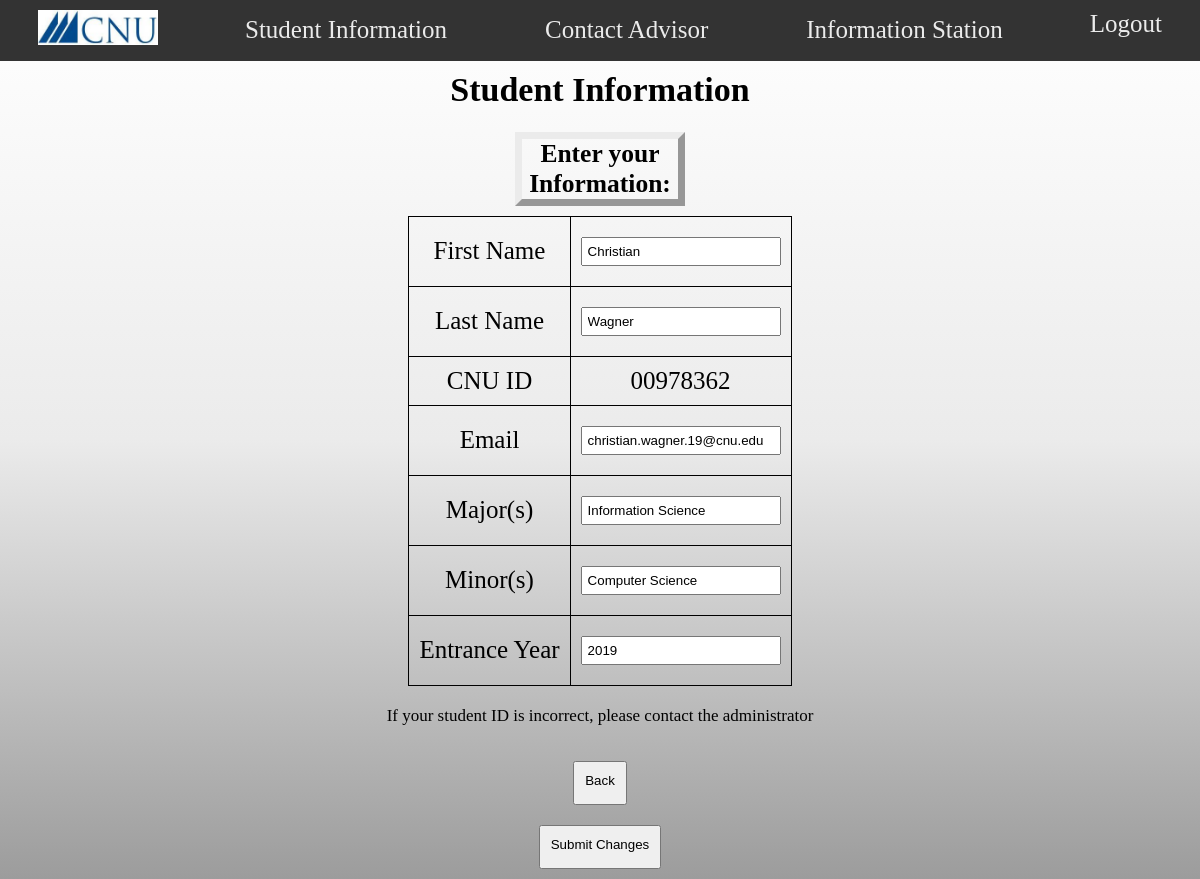
Page /webroot/student/student_information_edit.php (signed in) on the committed database.
### tables this page shows
CREATE TABLE `student` (
  `Student_ID` varchar(11) NOT NULL,
  `Password` varchar(64) DEFAULT NULL,
  `First_Name` varchar(16) DEFAULT NULL,
  `Last_Name` varchar(16) DEFAULT NULL,
  `EmailAddress` varchar(32) DEFAULT NULL,
  `Major` varchar(128) DEFAULT NULL,
  `Minors` varchar(128) DEFAULT NULL,
  `Year` int DEFAULT NULL,
  `Role` varchar(16) DEFAULT 'student',
  `Suggestions` varchar(2048) DEFAULT NULL,
  `Authorized` tinyint NOT NULL DEFAULT '0',
  `FourYearPlan` varchar(1000) DEFAULT NULL,
  PRIMARY KEY (`Student_ID`)
);

### webroot/student/student_information_edit.php (the view, shortened to what this page needs)
<?php
include "student_header.php";
$query = "SELECT * FROM student WHERE Student_ID = $id";
$result = mysqli_query($link, $query);
$studentinfo = mysqli_fetch_assoc($result);
?>
<div class="wrapper">
    <h1>Student Information</h1>
    <h2>Enter your Information:</h2>
    <form action="<?php echo htmlspecialchars($_SERVER["PHP_SELF"]); ?>" method="post">
        <table style='font-size:25px'>
            <tr>
                <td>First Name</td>
                <td>
                    <input type="text" name="First_Name" value="<?php echo $studentinfo["First_Name"]; ?>">
                </td>
            </tr>
            <tr>
                <td>Last Name</td>
                <td>
                    <input type="text" name="Last_Name" value="<?php echo $studentinfo["Last_Name"]; ?>">
                </td>
            </tr>
            <tr>
                <td>CNU ID</td>
                <td><?php echo $studentinfo["Student_ID"]; ?></td>
            </tr>
            <tr>
                <td>Email</td>
                <td>
                    <input type="text" name="Email" value="<?php echo $studentinfo["EmailAddress"];?>">
                </td>
            </tr>
            <tr>
                <td>Major(s)</td>
                <td>
                    <input type="text" name="Major" value="<?php echo $studentinfo["Major"];?>">
                </td>
            </tr>
            <tr>
                <td>Minor(s)</td>
                <td>
                    <input type="text" name="Minors" value="<?php echo  $studentinfo["Minors"];?>">
                </td>
            </tr>
            <tr>
                <td>Entrance Year</td>
                <td>
                    <input type="text" name="Year" value="<?php echo $studentinfo["Year"]; ?>">
                </td>
            </tr>
        </table>
        <p class = "centeredbutton" >If your student ID is incorrect, please contact the administrator</p>
        <?php if($editResult) echo"<p style='text-align: center;'>" . "Successfully updated your information";?><br>
        <button class = "centeredbutton" formaction="student_information.php">Back</button>
		<br>
        <button class = "centeredbutton" formaction="student_information_edit.php">Submit Changes</button>
    </form>
</div>

### webroot/student/student.css (style rules this page uses)
* { box-sizing: border-box; }
html { min-height: 100%; }
h1 { text-align: center; margin-top: 10px; }
h2 { text-align: center; border: 7px outset #ebebeb; margin: auto; width: 170px; }
p { margin: 0; display: block; padding-left: 20px; }
form { margin: 10px 20px; }
input { padding: 10px; display: block; padding: 5px; margin: 10px auto; width: 200px; }
table, tr, td { text-align: center; border: 1px solid #000000; border-collapse: collapse; }
table { margin: 10px auto 10px auto; padding: 10px; }
td { padding: 10px; }
.centeredbutton { text-align: center; display: block; margin: auto; padding: 10px; padding-bottom: 15px; }
@media (min-width:780px) { input, textarea, select { margin: 10px 0; } }

### rows in the picture
student: First_Name "Christian", Last_Name "Wagner", Student_ID "00978362", Email "christian.wagner.19@cnu.edu", Major "Information Science", Minors "Computer Science", Year "2019"
